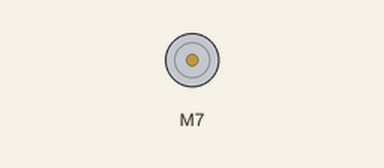
Simulated run of this program. Board: Raspberry Pi (BCM pin numbers). Shown: DC motor (green arrow = forward, orange = backward, longer = faster). What the program prints to the terminal is not drawn.

Above: at 12.0 s.
Timing chart, 0 to 16.3 s (numbered marks = the images above):
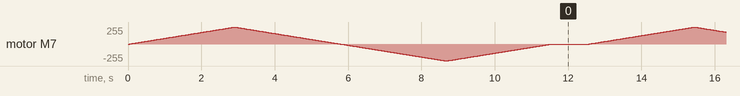

The program:

DCTest.py
```python
#!/usr/bin/python
from Adafruit_MotorHAT import Adafruit_MotorHAT, Adafruit_DCMotor

import time
import atexit

# create a default object, no changes to I2C address or frequency
mh = Adafruit_MotorHAT(addr=0x61)

# recommended for auto-disabling motors on shutdown!
def turnOffMotors():
	mh.getMotor(1).run(Adafruit_MotorHAT.RELEASE)
	mh.getMotor(2).run(Adafruit_MotorHAT.RELEASE)
	mh.getMotor(3).run(Adafruit_MotorHAT.RELEASE)
	mh.getMotor(4).run(Adafruit_MotorHAT.RELEASE)

atexit.register(turnOffMotors)

################################# DC motor test!
myMotor = mh.getMotor(3)

# set the speed to start, from 0 (off) to 255 (max speed)
myMotor.setSpeed(150)
myMotor.run(Adafruit_MotorHAT.FORWARD);
# turn on motor
myMotor.run(Adafruit_MotorHAT.RELEASE);


while (True):
	print "Forward! "
	myMotor.run(Adafruit_MotorHAT.FORWARD)

	print "\tSpeed up..."
	for i in range(255):
		myMotor.setSpeed(i)
		time.sleep(0.01)

	print "\tSlow down..."
	for i in reversed(range(255)):
		myMotor.setSpeed(i)
		time.sleep(0.01)

	print "Backward! "
	myMotor.run(Adafruit_MotorHAT.BACKWARD)

	print "\tSpeed up..."
	for i in range(255):
		myMotor.setSpeed(i)
		time.sleep(0.01)

	print "\tSlow down..."
	for i in reversed(range(255)):
		myMotor.setSpeed(i)
		time.sleep(0.01)

	print "Release"
	myMotor.run(Adafruit_MotorHAT.RELEASE)
	time.sleep(1.0)
```
